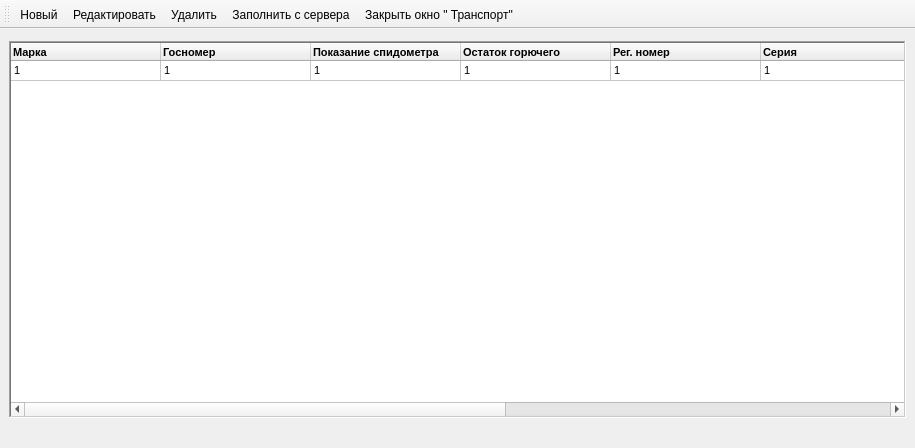
<?xml version="1.0" encoding="UTF-8"?>
<ui version="4.0">
 <class>MainWindow</class>
 <widget class="QMainWindow" name="MainWindow">
  <property name="geometry">
   <rect>
    <x>0</x>
    <y>0</y>
    <width>915</width>
    <height>448</height>
   </rect>
  </property>
  <property name="sizePolicy">
   <sizepolicy hsizetype="Minimum" vsizetype="Minimum">
    <horstretch>0</horstretch>
    <verstretch>0</verstretch>
   </sizepolicy>
  </property>
  <property name="windowTitle">
   <string>Транспорт</string>
  </property>
  <property name="windowIcon">
   <iconset>
    <normaloff>bmp/18.bmp</normaloff>bmp/18.bmp</iconset>
  </property>
  <property name="toolButtonStyle">
   <enum>Qt::ToolButtonFollowStyle</enum>
  </property>
  <property name="tabShape">
   <enum>QTabWidget::Rounded</enum>
  </property>
  <property name="dockNestingEnabled">
   <bool>false</bool>
  </property>
  <property name="unifiedTitleAndToolBarOnMac">
   <bool>false</bool>
  </property>
  <widget class="QWidget" name="centralwidget">
   <property name="sizePolicy">
    <sizepolicy hsizetype="Minimum" vsizetype="Minimum">
     <horstretch>0</horstretch>
     <verstretch>3</verstretch>
    </sizepolicy>
   </property>
   <layout class="QGridLayout" name="gridLayout_2">
    <property name="topMargin">
     <number>12</number>
    </property>
    <property name="bottomMargin">
     <number>30</number>
    </property>
    <item row="0" column="0">
     <layout class="QGridLayout" name="gridLayout">
      <item row="0" column="0">
       <widget class="QTableWidget" name="tableWidget">
        <property name="sizePolicy">
         <sizepolicy hsizetype="Minimum" vsizetype="Minimum">
          <horstretch>0</horstretch>
          <verstretch>0</verstretch>
         </sizepolicy>
        </property>
        <property name="font">
         <font>
          <family>MS Shell Dlg 2</family>
          <pointsize>8</pointsize>
         </font>
        </property>
        <property name="frameShape">
         <enum>QFrame::WinPanel</enum>
        </property>
        <property name="frameShadow">
         <enum>QFrame::Sunken</enum>
        </property>
        <property name="lineWidth">
         <number>0</number>
        </property>
        <property name="midLineWidth">
         <number>1</number>
        </property>
        <property name="editTriggers">
         <set>QAbstractItemView::NoEditTriggers</set>
        </property>
        <property name="selectionBehavior">
         <enum>QAbstractItemView::SelectItems</enum>
        </property>
        <attribute name="horizontalHeaderMinimumSectionSize">
         <number>150</number>
        </attribute>
        <attribute name="horizontalHeaderDefaultSectionSize">
         <number>150</number>
        </attribute>
        <attribute name="horizontalHeaderHighlightSections">
         <bool>true</bool>
        </attribute>
        <attribute name="verticalHeaderVisible">
         <bool>false</bool>
        </attribute>
        <attribute name="verticalHeaderMinimumSectionSize">
         <number>10</number>
        </attribute>
        <attribute name="verticalHeaderDefaultSectionSize">
         <number>20</number>
        </attribute>
        <attribute name="verticalHeaderHighlightSections">
         <bool>false</bool>
        </attribute>
        <attribute name="verticalHeaderShowSortIndicator" stdset="0">
         <bool>false</bool>
        </attribute>
        <row>
         <property name="text">
          <string/>
         </property>
        </row>
        <column>
         <property name="text">
          <string>Марка</string>
         </property>
         <property name="font">
          <font>
           <weight>75</weight>
           <bold>true</bold>
          </font>
         </property>
         <property name="textAlignment">
          <set>AlignLeading|AlignVCenter</set>
         </property>
         <property name="background">
          <color>
           <red>199</red>
           <green>208</green>
           <blue>191</blue>
          </color>
         </property>
        </column>
        <column>
         <property name="text">
          <string>Госномер</string>
         </property>
         <property name="font">
          <font>
           <weight>75</weight>
           <bold>true</bold>
          </font>
         </property>
         <property name="textAlignment">
          <set>AlignLeading|AlignVCenter</set>
         </property>
         <property name="background">
          <color>
           <red>199</red>
           <green>208</green>
           <blue>191</blue>
          </color>
         </property>
        </column>
        <column>
         <property name="text">
          <string>Показание спидометра</string>
         </property>
         <property name="font">
          <font>
           <weight>75</weight>
           <bold>true</bold>
          </font>
         </property>
         <property name="textAlignment">
          <set>AlignLeading|AlignVCenter</set>
         </property>
         <property name="background">
          <color>
           <red>199</red>
           <green>208</green>
           <blue>191</blue>
          </color>
         </property>
        </column>
        <column>
         <property name="text">
          <string>Остаток горючего</string>
         </property>
         <property name="font">
          <font>
           <weight>75</weight>
           <bold>true</bold>
          </font>
         </property>
         <property name="textAlignment">
          <set>AlignLeading|AlignVCenter</set>
         </property>
         <property name="background">
          <color>
           <red>199</red>
           <green>208</green>
           <blue>191</blue>
          </color>
         </property>
        </column>
        <column>
         <property name="text">
          <string>Рег. номер</string>
         </property>
         <property name="font">
          <font>
           <weight>75</weight>
           <bold>true</bold>
          </font>
         </property>
         <property name="textAlignment">
          <set>AlignLeading|AlignVCenter</set>
         </property>
         <property name="background">
          <color>
           <red>199</red>
           <green>208</green>
           <blue>191</blue>
          </color>
         </property>
        </column>
        <column>
         <property name="text">
          <string>Серия</string>
         </property>
         <property name="font">
          <font>
           <weight>75</weight>
           <bold>true</bold>
          </font>
         </property>
         <property name="textAlignment">
          <set>AlignLeading|AlignVCenter</set>
         </property>
         <property name="background">
          <color>
           <red>199</red>
           <green>208</green>
           <blue>191</blue>
          </color>
         </property>
        </column>
        <column>
         <property name="text">
          <string>номер</string>
         </property>
         <property name="font">
          <font>
           <weight>75</weight>
           <bold>true</bold>
          </font>
         </property>
         <property name="textAlignment">
          <set>AlignLeading|AlignVCenter</set>
         </property>
         <property name="background">
          <color>
           <red>199</red>
           <green>208</green>
           <blue>191</blue>
          </color>
         </property>
        </column>
        <column>
         <property name="text">
          <string>Летняя норма</string>
         </property>
         <property name="font">
          <font>
           <weight>75</weight>
           <bold>true</bold>
          </font>
         </property>
         <property name="textAlignment">
          <set>AlignLeading|AlignVCenter</set>
         </property>
         <property name="background">
          <color>
           <red>199</red>
           <green>208</green>
           <blue>191</blue>
          </color>
         </property>
        </column>
        <column>
         <property name="text">
          <string>Зимняя норма</string>
         </property>
         <property name="font">
          <font>
           <weight>75</weight>
           <bold>true</bold>
          </font>
         </property>
         <property name="textAlignment">
          <set>AlignLeading|AlignVCenter</set>
         </property>
         <property name="background">
          <color>
           <red>199</red>
           <green>208</green>
           <blue>191</blue>
          </color>
         </property>
        </column>
        <item row="0" column="0">
         <property name="text">
          <string>1</string>
         </property>
        </item>
        <item row="0" column="1">
         <property name="text">
          <string>1</string>
         </property>
        </item>
        <item row="0" column="2">
         <property name="text">
          <string>1</string>
         </property>
        </item>
        <item row="0" column="3">
         <property name="text">
          <string>1</string>
         </property>
        </item>
        <item row="0" column="4">
         <property name="text">
          <string>1</string>
         </property>
        </item>
        <item row="0" column="5">
         <property name="text">
          <string>1</string>
         </property>
        </item>
        <item row="0" column="6">
         <property name="text">
          <string>1</string>
         </property>
        </item>
        <item row="0" column="7">
         <property name="text">
          <string>1</string>
         </property>
         <property name="textAlignment">
          <set>AlignTrailing|AlignVCenter</set>
         </property>
        </item>
        <item row="0" column="8">
         <property name="text">
          <string>1</string>
         </property>
         <property name="textAlignment">
          <set>AlignTrailing|AlignVCenter</set>
         </property>
        </item>
       </widget>
      </item>
     </layout>
    </item>
   </layout>
  </widget>
  <widget class="QToolBar" name="toolBar">
   <property name="sizePolicy">
    <sizepolicy hsizetype="Minimum" vsizetype="Minimum">
     <horstretch>0</horstretch>
     <verstretch>0</verstretch>
    </sizepolicy>
   </property>
   <property name="windowTitle">
    <string>toolBar</string>
   </property>
   <property name="movable">
    <bool>true</bool>
   </property>
   <property name="allowedAreas">
    <set>Qt::AllToolBarAreas</set>
   </property>
   <property name="orientation">
    <enum>Qt::Horizontal</enum>
   </property>
   <property name="iconSize">
    <size>
     <width>17</width>
     <height>17</height>
    </size>
   </property>
   <property name="floatable">
    <bool>true</bool>
   </property>
   <attribute name="toolBarArea">
    <enum>TopToolBarArea</enum>
   </attribute>
   <attribute name="toolBarBreak">
    <bool>false</bool>
   </attribute>
   <addaction name="action"/>
   <addaction name="action_2"/>
   <addaction name="action_3"/>
   <addaction name="action_4"/>
   <addaction name="action_5"/>
  </widget>
  <action name="action">
   <property name="icon">
    <iconset>
     <normaloff>bmp/8.bmp</normaloff>bmp/8.bmp</iconset>
   </property>
   <property name="text">
    <string>Новый</string>
   </property>
  </action>
  <action name="action_2">
   <property name="icon">
    <iconset>
     <normaloff>bmp/4.bmp</normaloff>bmp/4.bmp</iconset>
   </property>
   <property name="text">
    <string>Редактировать</string>
   </property>
  </action>
  <action name="action_3">
   <property name="icon">
    <iconset>
     <normaloff>bmp/3.bmp</normaloff>bmp/3.bmp</iconset>
   </property>
   <property name="text">
    <string>Удалить</string>
   </property>
  </action>
  <action name="action_4">
   <property name="icon">
    <iconset>
     <normaloff>bmp/12.bmp</normaloff>bmp/12.bmp</iconset>
   </property>
   <property name="text">
    <string>Заполнить с сервера</string>
   </property>
  </action>
  <action name="action_5">
   <property name="icon">
    <iconset>
     <normaloff>bmp/11.bmp</normaloff>bmp/11.bmp</iconset>
   </property>
   <property name="text">
    <string>Закрыть окно &quot; Транспорт&quot;</string>
   </property>
  </action>
 </widget>
 <resources/>
 <connections/>
</ui>
